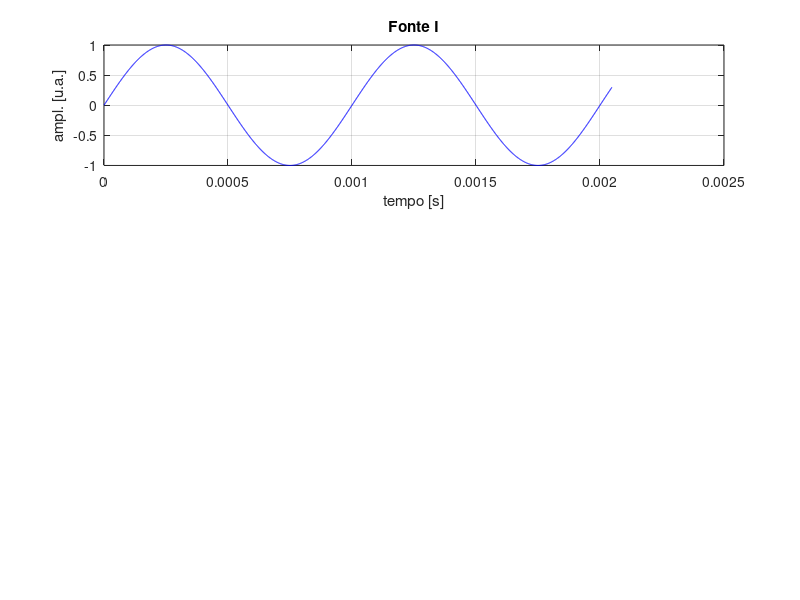

Here is the MATLAB script that generated this plot: (Note: this script raises an error after producing the figure.)
%                                                                         %
% =========================================================================
%                                                                         %
% Lab 4 - Principios Comunica��es I - Aplica��es Modula��o AM             %
%             ----  Multiplexa��o FDM  ----                               %
%                                                                         %
% by Prof. Jair Silva                                                     %
%                                                                         %
% =========================================================================

%% Inicializa��o
clc, clear all, close all


%% ===============  Dados de Simula��o  ===================================
Fs      = 1e6;      % Taxa de amostragem dos  sinais em banda passante 
Fc1     = 0.2e6;    % Frequencia de opera��o do primeiro sinal 
Fc2     = 0.3e6;    % Frequencia de opera��o do segundo sinal
Fc3     = 0.4e6;   % Frequencia de opera��o do terceiro sinal
snr     = 100;      % Rela��o Sinal-Ru�do
fcorte1 = 0.2;      % Primeira Freq. corte do filtro de DEMULTIPLEXA��O  
fcorte2 = 0.43;     % Segunda  Freq. corte do filtro de DEMULTIPLEXA��O 
ordem   = 40;       %Ordem do filtro passa faixa de recep��o(ligado ao fator de qualidade)
% =========================================================================

%% C�lculos Preliminares
ta  = 1/Fs;            % Periodo de amostragem dos sinais em banda base
tam = 2048;            % Tamanho dos vetores 
t  = (0:ta:tam*ta).';  % Cria o novo vetor tempo j� em banda passante

%% --------- Primeira parte - Gera os sinais a serem multiplexados --------
% Primeiro sinal em Banda Base (Fonte I)
fm1 = 1000;             % Frequencia central do primeiro sinal (Banda Base)
m1  = sin(2*pi*fm1*t);  % primeiro sinal a ser multiplexado 

% Segundo sinal em Banda Base (Fonte II)
fm2 = 2000;             % Frequencia central do segundo sinal (Banda Base)
m2  = sin(2*pi*fm2*t);  % segundo sinal a ser multiplexado 

% Terceiro sinal em Banda Base (Fonte III)
fm3 = 3000;             % Frequencia central do segundo sinal (Banda Base)
m3  = sin(2*pi*fm3*t);  % segundo sinal a ser multiplexado 
% ------------------------------------------------------------------------


%% ---------- Segunda Parte: Modula��o dos sinais de mensagem -------------
m1_mod = ssbmod(m1,Fc1,Fs);   % Modula o primeiro sinal
m2_mod = ssbmod(m2,Fc2,Fs);   % Modula o segundo sinal
m3_mod = ssbmod(m3,Fc3,Fs);   % Modula o terceiro sinal
% ------------------------------------------------------------------------


%%  ---------------- Terceira Parte - Multiplexa��o -----------------------
sinal_mux = m1_mod + m2_mod + m3_mod;  % sinal multiplexado
% ------------------------------------------------------------------------


%#########################################################################
%############### Quarta Parte - Canal Ruidoso ############################

sinal_mux_ruidoso = awgn(sinal_mux,snr,'measured');

%#########################################################################
%#########################################################################


%% --------  Quinta Parte - Demultiplexa��o usando Filtro Passa Faixa ----- 
h = fir1(ordem,[fcorte1 fcorte2]);            % Cria o filtro passa banda, que pode ser
%alterado para acharmos ou o primeiro, ou o segund ou o terceiro sinal              
%figure(6), freqz(h,1,512)                    % Plota a resposta do filtro
sinal_demux = filter(h,1,sinal_mux_ruidoso);  % Filtra/demultiplexa
% ------------------------------------------------------------------------


%% ------------- Sexta Parte - Demodula��o (SSB) --------------------------

m_demod = ssbdemod(sinal_demux,Fc1,Fs);   % Modula o segundo sinal
% ------------------------------------------------------------------------


% .................... Fim da Simula��o ..................................


%% ........... Plota alguns Gr�ficos ...................................... 
% Plota o sinal de mensagem m1 no dominio do tempo e da frequencia
figure(1)         
subplot(3,1,1)
plot(t,m1,'b'), grid, 
title ('Fonte I'); xlabel('tempo [s]'), ylabel('ampl. [u.a.]')

[M1,m1n,f1,df1] = FFT_pot2(m1.',ta);  % Determina o espectro
figure(2), plot(f1,10*log10(fftshift(abs(M1))),'b'), grid
title ('Espectro de Pot�ncia em Banda Base');
xlabel('Frequ�ncia[Hz]'), ylabel('PSD [dB/Hz]')

% Plota o sinal de mensagem m2 no dominio do tempo e da frequencia
figure(1)         
subplot(3,1,2)
plot(t,m2,'g'), grid
title ('Fonte II'); xlabel('tempo [s]'), ylabel('ampl. [u.a.]')

[M2,m2n,f2,df2] = FFT_pot2(m2.',ta);   % determina o espectro
figure(2), hold on, plot(f2,10*log10(fftshift(abs(M2))),'g'), grid

% Plota o sinal de mensagem m2 no dominio do tempo e da frequencia
figure(1)         
subplot(3,1,3)
plot(t,m3,'r'), grid
title ('Fonte III'); xlabel('tempo [s]'), ylabel('ampl. [u.a.]')

[M3,m3n,f3,df3] = FFT_pot2(m3.',ta);   % determina o espectro
figure(2), hold on, plot(f3,10*log10(fftshift(abs(M3))),'r'), grid


% Plota os sinais modulados no dominio do tempo e da frequencia
figure(3)
subplot(3,1,1), plot(t,m1_mod,'b'), grid, title ('Fonte I Modulada')
subplot(3,1,2), plot(t,m2_mod,'g'), grid, title ('Fonte II Modulada');
subplot(3,1,3), plot(t,m3_mod,'r'), grid, title ('Fonte III Modulada');
xlabel('tempo [s]')

figure(4)
[M1_mod,m1n_mod,f1_mod,df1_mod] = FFT_pot2(m1_mod.',ta);   % Espectro
[M2_mod,m2n_mod,f2_mod,df2_mod] = FFT_pot2(m2_mod.',ta);   % Espectro
[M3_mod,m3n_mod,f3_mod,df3_mod] = FFT_pot2(m3_mod.',ta);   % Espectro
plot(f1_mod,10*log10(fftshift(abs(M1_mod))),'b'), grid, hold on
plot(f2_mod,10*log10(fftshift(abs(M2_mod))),'g'), grid, hold on
plot(f3_mod,10*log10(fftshift(abs(M3_mod))),'r'), grid
title ('Espectro de Pot�ncia em Banda Passante (SSB)');
xlabel('Frequ�ncia[Hz]'), ylabel('PSD [dB/Hz]')
legend('Fonte I Modulada', 'Fonte II Modulada', 'Fonte III Modulada')


% Plota o resultado da multiplexa��o no tempo e na frequencia 
figure(5) 
subplot(4,1,1), plot(t,sinal_mux,'b'), grid, title ('sinal MULTIPLEXADO')
xlabel('tempo [s]'), ylabel('ampl. [u.a.]')

[SMUX,smux,f1_mux,df1_mux] = FFT_pot2(sinal_mux.',ta);   % Espectro
subplot(4,1,2), plot(f1_mux,10*log10(fftshift(abs(SMUX))),'b')
title ('Espectro de Pot�ncia do sinal MULTIPLEXADO');
xlabel('Frequ�ncia[Hz]'), ylabel('PSD [dB/Hz]')

% Plota o resultado da multiplexa��o com ru�do no tempo e na frequencia 
figure(5) 
subplot(4,1,3), plot(t,sinal_mux_ruidoso,'r'), grid, title ('sinal MULTIPLEXADO com ru�do')
xlabel('tempo [s]'), ylabel('ampl. [u.a.]')

[SMUX_ruido,smux_ruido,f1_mux,df1_mux] = FFT_pot2(sinal_mux_ruidoso.',ta);   % Espectro
subplot(4,1,4), plot(f1_mux,10*log10(fftshift(abs(SMUX_ruido))),'r')
title ('Espectro de Pot�ncia do sinal MULTIPLEXADO com Ru�do');
xlabel('Frequ�ncia[Hz]'), ylabel('PSD [dB/Hz]')

% Plota a resposta do filtro
figure(6), freqz(h,1,512)    

% Plota o resultado da demultiplexa��o no tempo e na frequencia 
figure(7) 
subplot(2,1,1), plot(t,sinal_demux,'k'), grid, title ('sinal DEMULTIPLEXADO')
xlabel('tempo [s]'), ylabel('ampl. [u.a.]')

[SDEMUX,smux,f2_demux,df2_demux] = FFT_pot2(sinal_demux.',ta);   % Espectro
subplot(2,1,2), plot(f1_mux,10*log10(fftshift(abs(SDEMUX))),'k')
title ('Espectro de Pot�ncia do sinal DEMULTIPLEXADO');
xlabel('Frequ�ncia[Hz]'), ylabel('PSD [dB/Hz]')

% Plota o resultado da demodula��o no tempo e na frequencia 
figure(8) 
subplot(2,1,1), plot(t,m_demod,'b'), grid, title ('sinal DEMODULADO')
xlabel('tempo [s]'), ylabel('ampl. [u.a.]')

[SDEMOD,sdemod,f_demod,df_demod] = FFT_pot2(m_demod.',ta);   % Espectro
subplot(2,1,2), plot(f_demod,10*log10(fftshift(abs(SDEMOD))),'b')
title ('Espectro de Pot�ncia do sinal DEMODULADO');
xlabel('Frequ�ncia[Hz]'), ylabel('PSD [dB/Hz]')

% Compara��o em figuras
figure(9)
subplot(2,1,1), plot(t,m_demod,'b'), grid 
hold on, plot(t,m2,'r--')
title ('Comparando os sinais'), xlabel('tempo [s]'), ylabel('ampl. [u.a.]')

subplot(2,1,2), plot(f_demod,10*log10(fftshift(abs(SDEMOD))),'b-'), grid
hold on, plot(f2,10*log10(fftshift(abs(M2))),'r--')
title ('Comparando os Espectros dos sinais Gerado e Recuperado');
xlabel('Frequ�ncia[Hz]'), ylabel('PSD [dB/Hz]')

% =========================================================================
%